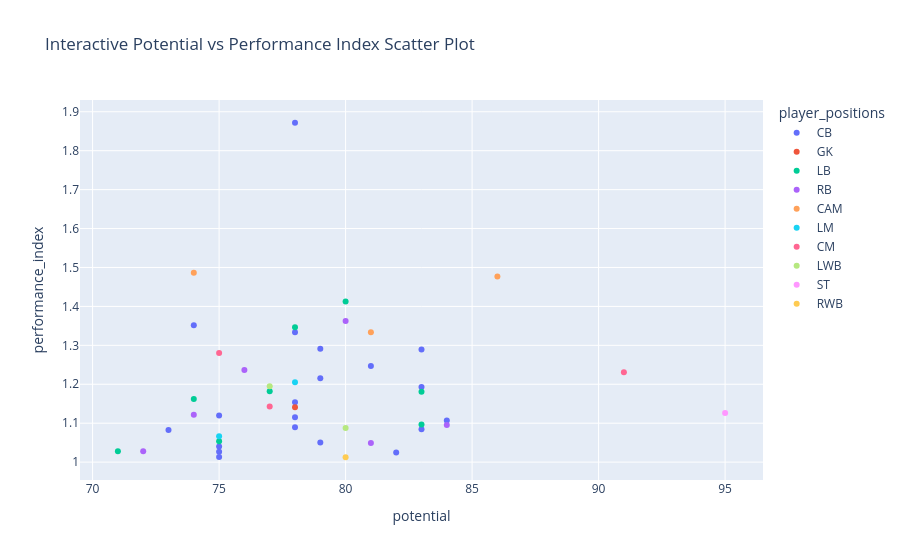

The notebook cell saved with this chart:
### Code cell
# Overperformers

# Interactive Scatter Plot for Potential vs Goals
fig = px.scatter(overperformers, 
                 x='potential', 
                 y='performance_index', 
                 color='player_positions', 
                 hover_name='short_name',
                 title="Interactive Potential vs Performance Index Scatter Plot"
                )
fig.show()

### Figure 1 — Plotly figure (JSON) as saved in the notebook; plotly's stock layout.template omitted (floating-point values rounded to 4 significant figures)
{"data": [{"hovertemplate": "<b>%{hovertext}</b><br><br>player_positions=CB<br>potential=%{x}<br>performance_index=%{y}<extra></extra>", "hovertext": ["Rafael Tolói", "Unai Núñez", "Tuta", "Andrei Girotto", "Dante", "J. Gouweleeuw", "I. Ordets", "L. Brassier", "B. Chardonnet", "M. Wieteska", "L. Martínez Quarta", "J. Gradit", "A. Izzo", "J. Castelletto", "Ibañez", "A. Djiku", "K. Mavropanos", "A. Buongiorno", "A. Rouault", "M. Friedl"], "legendgroup": "CB", "marker": {"color": "#636efa", "symbol": "circle"}, "mode": "markers", "name": "CB", "orientation": "v", "showlegend": true, "type": "scatter", "x": [81, 83, 82, 78, 78, 75, 75, 79, 78, 73, 79, 75, 74, 75, 83, 79, 83, 78, 84, 78], "xaxis": "x", "y": [1.247, 1.289, 1.024, 1.872, 1.115, 1.027, 1.013, 1.051, 1.154, 1.082, 1.215, 1.04, 1.351, 1.12, 1.193, 1.291, 1.084, 1.09, 1.107, 1.333], "yaxis": "y"}, {"hovertemplate": "<b>%{hovertext}</b><br><br>player_positions=GK<br>potential=%{x}<br>performance_index=%{y}<extra></extra>", "hovertext": ["David Raya"], "legendgroup": "GK", "marker": {"color": "#EF553B", "symbol": "circle"}, "mode": "markers", "name": "GK", "orientation": "v", "showlegend": true, "type": "scatter", "x": [78], "xaxis": "x", "y": [1.141], "yaxis": "y"}, {"hovertemplate": "<b>%{hovertext}</b><br><br>player_positions=LB<br>potential=%{x}<br>performance_index=%{y}<extra></extra>", "hovertext": ["Javi Galán", "Neto Borges", "Fran García", "T. Mitchell", "A. Robinson", "J. Hector", "V. Le Goff", "S. Kolašinac"], "legendgroup": "LB", "marker": {"color": "#00cc96", "symbol": "circle"}, "mode": "markers", "name": "LB", "orientation": "v", "showlegend": true, "type": "scatter", "x": [80, 74, 83, 83, 77, 78, 71, 75], "xaxis": "x", "y": [1.413, 1.162, 1.181, 1.096, 1.182, 1.346, 1.028, 1.053], "yaxis": "y"}, {"hovertemplate": "<b>%{hovertext}</b><br><br>player_positions=RB<br>potential=%{x}<br>performance_index=%{y}<extra></extra>", "hovertext": ["Danilo", "B. Pavard", "A. Seidu", "V. Gendrey", "K. Trippier", "M. Desler"], "legendgroup": "RB", "marker": {"color": "#ab63fa", "symbol": "circle"}, "mode": "markers", "name": "RB", "orientation": "v", "showlegend": true, "type": "scatter", "x": [80, 81, 74, 76, 84, 72], "xaxis": "x", "y": [1.363, 1.049, 1.122, 1.237, 1.095, 1.028], "yaxis": "y"}, {"hovertemplate": "<b>%{hovertext}</b><br><br>player_positions=CAM<br>potential=%{x}<br>performance_index=%{y}<extra></extra>", "hovertext": ["Bruno Fernandes", "R. Cabella", "J. Hofmann"], "legendgroup": "CAM", "marker": {"color": "#FFA15A", "symbol": "circle"}, "mode": "markers", "name": "CAM", "orientation": "v", "showlegend": true, "type": "scatter", "x": [86, 74, 81], "xaxis": "x", "y": [1.477, 1.486, 1.333], "yaxis": "y"}, {"hovertemplate": "<b>%{hovertext}</b><br><br>player_positions=LM<br>potential=%{x}<br>performance_index=%{y}<extra></extra>", "hovertext": ["F. Honorat", "F. Kainz"], "legendgroup": "LM", "marker": {"color": "#19d3f3", "symbol": "circle"}, "mode": "markers", "name": "LM", "orientation": "v", "showlegend": true, "type": "scatter", "x": [78, 75], "xaxis": "x", "y": [1.205, 1.067], "yaxis": "y"}, {"hovertemplate": "<b>%{hovertext}</b><br><br>player_positions=CM<br>potential=%{x}<br>performance_index=%{y}<extra></extra>", "hovertext": ["P. Groß", "K. De Bruyne", "B. van den Boomen"], "legendgroup": "CM", "marker": {"color": "#FF6692", "symbol": "circle"}, "mode": "markers", "name": "CM", "orientation": "v", "showlegend": true, "type": "scatter", "x": [77, 91, 75], "xaxis": "x", "y": [1.143, 1.231, 1.28], "yaxis": "y"}, {"hovertemplate": "<b>%{hovertext}</b><br><br>player_positions=LWB<br>potential=%{x}<br>performance_index=%{y}<extra></extra>", "hovertext": ["P. Frankowski", "A. Caci"], "legendgroup": "LWB", "marker": {"color": "#B6E880", "symbol": "circle"}, "mode": "markers", "name": "LWB", "orientation": "v", "showlegend": true, "type": "scatter", "x": [77, 80], "xaxis": "x", "y": [1.195, 1.087], "yaxis": "y"}, {"hovertemplate": "<b>%{hovertext}</b><br><br>player_positions=ST<br>potential=%{x}<br>performance_index=%{y}<extra></extra>", "hovertext": ["K. Mbappé"], "legendgroup": "ST", "marker": {"color": "#FF97FF", "symbol": "circle"}, "mode": "markers", "name": "ST", "orientation": "v", "showlegend": true, "type": "scatter", "x": [95], "xaxis": "x", "y": [1.126], "yaxis": "y"}, {"hovertemplate": "<b>%{hovertext}</b><br><br>player_positions=RWB<br>potential=%{x}<br>performance_index=%{y}<extra></extra>", "hovertext": ["B. Henrichs"], "legendgroup": "RWB", "marker": {"color": "#FECB52", "symbol": "circle"}, "mode": "markers", "name": "RWB", "orientation": "v", "showlegend": true, "type": "scatter", "x": [80], "xaxis": "x", "y": [1.012], "yaxis": "y"}], "layout": {"legend": {"title": {"text": "player_positions"}, "tracegroupgap": 0}, "title": {"text": "Interactive Potential vs Performance Index Scatter Plot"}, "xaxis": {"anchor": "y", "domain": [0, 1], "title": {"text": "potential"}}, "yaxis": {"anchor": "x", "domain": [0, 1], "title": {"text": "performance_index"}}}}
